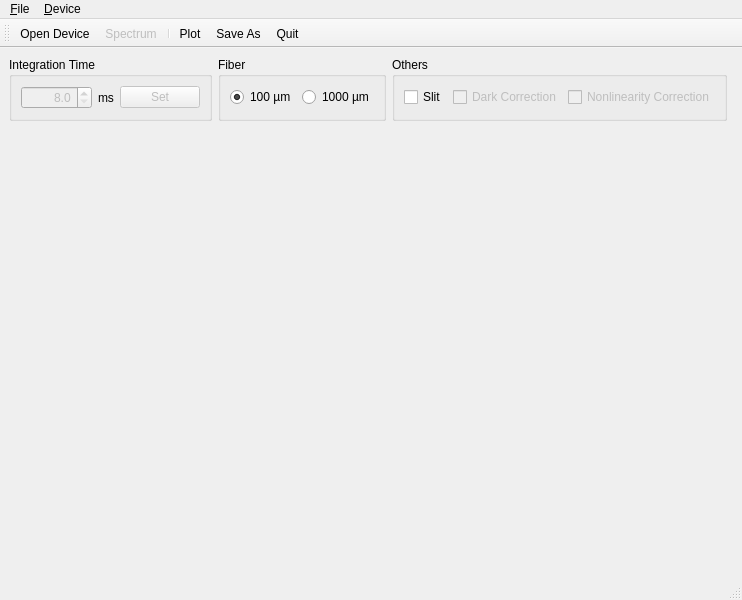
<?xml version="1.0" encoding="UTF-8"?>
<ui version="4.0">
 <class>MainWindow</class>
 <widget class="QMainWindow" name="MainWindow">
  <property name="geometry">
   <rect>
    <x>0</x>
    <y>0</y>
    <width>655</width>
    <height>600</height>
   </rect>
  </property>
  <property name="windowTitle">
   <string>MainWindow</string>
  </property>
  <widget class="QWidget" name="centralwidget">
   <layout class="QGridLayout" name="gridLayout">
    <item row="0" column="0">
     <widget class="QGroupBox" name="groupBox">
      <property name="sizePolicy">
       <sizepolicy hsizetype="Preferred" vsizetype="Fixed">
        <horstretch>0</horstretch>
        <verstretch>0</verstretch>
       </sizepolicy>
      </property>
      <property name="title">
       <string>Integration Time</string>
      </property>
      <layout class="QHBoxLayout" name="horizontalLayout_2">
       <item>
        <widget class="QDoubleSpinBox" name="doubleSpinBoxInt">
         <property name="enabled">
          <bool>false</bool>
         </property>
         <property name="alignment">
          <set>Qt::AlignRight|Qt::AlignTrailing|Qt::AlignVCenter</set>
         </property>
         <property name="decimals">
          <number>1</number>
         </property>
         <property name="minimum">
          <double>8.000000000000000</double>
         </property>
         <property name="maximum">
          <double>10000.000000000000000</double>
         </property>
        </widget>
       </item>
       <item>
        <widget class="QLabel" name="label">
         <property name="text">
          <string>ms</string>
         </property>
        </widget>
       </item>
       <item>
        <widget class="QPushButton" name="pushButtonSetInt">
         <property name="enabled">
          <bool>false</bool>
         </property>
         <property name="text">
          <string>Set</string>
         </property>
        </widget>
       </item>
      </layout>
     </widget>
    </item>
    <item row="0" column="1">
     <widget class="QGroupBox" name="groupBox_2">
      <property name="title">
       <string>Fiber</string>
      </property>
      <layout class="QHBoxLayout" name="horizontalLayout">
       <item>
        <widget class="QRadioButton" name="radioButton100um">
         <property name="text">
          <string>100 µm</string>
         </property>
         <property name="checked">
          <bool>true</bool>
         </property>
        </widget>
       </item>
       <item>
        <widget class="QRadioButton" name="radioButton1000um">
         <property name="text">
          <string>1000 µm</string>
         </property>
         <property name="checked">
          <bool>false</bool>
         </property>
        </widget>
       </item>
      </layout>
     </widget>
    </item>
    <item row="0" column="2">
     <widget class="QGroupBox" name="groupBox_3">
      <property name="title">
       <string>Others</string>
      </property>
      <layout class="QHBoxLayout" name="horizontalLayout_3">
       <item>
        <widget class="QCheckBox" name="checkBoxSlit">
         <property name="text">
          <string>Slit</string>
         </property>
        </widget>
       </item>
       <item>
        <widget class="QCheckBox" name="checkBoxDark">
         <property name="enabled">
          <bool>false</bool>
         </property>
         <property name="text">
          <string>Dark Correction</string>
         </property>
        </widget>
       </item>
       <item>
        <widget class="QCheckBox" name="checkBoxNonlinear">
         <property name="enabled">
          <bool>false</bool>
         </property>
         <property name="text">
          <string>Nonlinearity Correction</string>
         </property>
        </widget>
       </item>
      </layout>
     </widget>
    </item>
    <item row="0" column="3">
     <spacer name="horizontalSpacer">
      <property name="orientation">
       <enum>Qt::Horizontal</enum>
      </property>
      <property name="sizeHint" stdset="0">
       <size>
        <width>40</width>
        <height>20</height>
       </size>
      </property>
     </spacer>
    </item>
    <item row="1" column="0" colspan="4">
     <widget class="QWidget" name="mplwindow" native="true">
      <property name="sizePolicy">
       <sizepolicy hsizetype="Expanding" vsizetype="Preferred">
        <horstretch>0</horstretch>
        <verstretch>0</verstretch>
       </sizepolicy>
      </property>
      <layout class="QVBoxLayout" name="mplvl"/>
     </widget>
    </item>
   </layout>
  </widget>
  <widget class="QMenuBar" name="menubar">
   <property name="geometry">
    <rect>
     <x>0</x>
     <y>0</y>
     <width>655</width>
     <height>21</height>
    </rect>
   </property>
   <property name="nativeMenuBar">
    <bool>false</bool>
   </property>
   <widget class="QMenu" name="menu_File">
    <property name="title">
     <string>&amp;File</string>
    </property>
    <addaction name="actionPlot"/>
    <addaction name="actionSave"/>
    <addaction name="actionQuit"/>
   </widget>
   <widget class="QMenu" name="menuDevice">
    <property name="title">
     <string>&amp;Device</string>
    </property>
    <addaction name="actionOpenDev"/>
    <addaction name="actionSpectrum"/>
   </widget>
   <addaction name="menu_File"/>
   <addaction name="menuDevice"/>
  </widget>
  <widget class="QStatusBar" name="statusbar"/>
  <widget class="QToolBar" name="toolBar">
   <property name="windowTitle">
    <string>toolBar</string>
   </property>
   <attribute name="toolBarArea">
    <enum>TopToolBarArea</enum>
   </attribute>
   <attribute name="toolBarBreak">
    <bool>false</bool>
   </attribute>
   <addaction name="actionOpenDev"/>
   <addaction name="actionSpectrum"/>
   <addaction name="separator"/>
   <addaction name="actionPlot"/>
   <addaction name="actionSave"/>
   <addaction name="actionQuit"/>
  </widget>
  <action name="actionSave">
   <property name="icon">
    <iconset resource="spectrometer.qrc">
     <normaloff>:/icon/icon/Save as.png</normaloff>:/icon/icon/Save as.png</iconset>
   </property>
   <property name="text">
    <string>&amp;Save As...</string>
   </property>
   <property name="shortcut">
    <string>Ctrl+S</string>
   </property>
  </action>
  <action name="actionQuit">
   <property name="icon">
    <iconset resource="spectrometer.qrc">
     <normaloff>:/icon/icon/Self-Destruct Button.png</normaloff>:/icon/icon/Self-Destruct Button.png</iconset>
   </property>
   <property name="text">
    <string>&amp;Quit</string>
   </property>
   <property name="toolTip">
    <string>Quit Program</string>
   </property>
   <property name="shortcut">
    <string>Ctrl+Q</string>
   </property>
  </action>
  <action name="actionPlot">
   <property name="icon">
    <iconset resource="spectrometer.qrc">
     <normaloff>:/icon/icon/plot.png</normaloff>:/icon/icon/plot.png</iconset>
   </property>
   <property name="text">
    <string>&amp;Plot...</string>
   </property>
   <property name="toolTip">
    <string>Plot...</string>
   </property>
   <property name="shortcut">
    <string>Ctrl+P</string>
   </property>
  </action>
  <action name="actionOpenDev">
   <property name="checkable">
    <bool>true</bool>
   </property>
   <property name="checked">
    <bool>false</bool>
   </property>
   <property name="icon">
    <iconset resource="spectrometer.qrc">
     <normaloff>:/icon/icon/Disconnected.png</normaloff>
     <normalon>:/icon/icon/Connected.png</normalon>:/icon/icon/Disconnected.png</iconset>
   </property>
   <property name="text">
    <string>&amp;Open Device</string>
   </property>
   <property name="toolTip">
    <string>Open Device</string>
   </property>
   <property name="shortcut">
    <string>Ctrl+O</string>
   </property>
  </action>
  <action name="actionSpectrum">
   <property name="enabled">
    <bool>false</bool>
   </property>
   <property name="icon">
    <iconset resource="spectrometer.qrc">
     <normaloff>:/icon/icon/Rainbow.png</normaloff>:/icon/icon/Rainbow.png</iconset>
   </property>
   <property name="text">
    <string>&amp;Spectrum</string>
   </property>
   <property name="toolTip">
    <string>Acquire Spectrum</string>
   </property>
   <property name="shortcut">
    <string>Ctrl+A</string>
   </property>
  </action>
 </widget>
 <resources>
  <include location="spectrometer.qrc"/>
 </resources>
 <connections/>
</ui>
